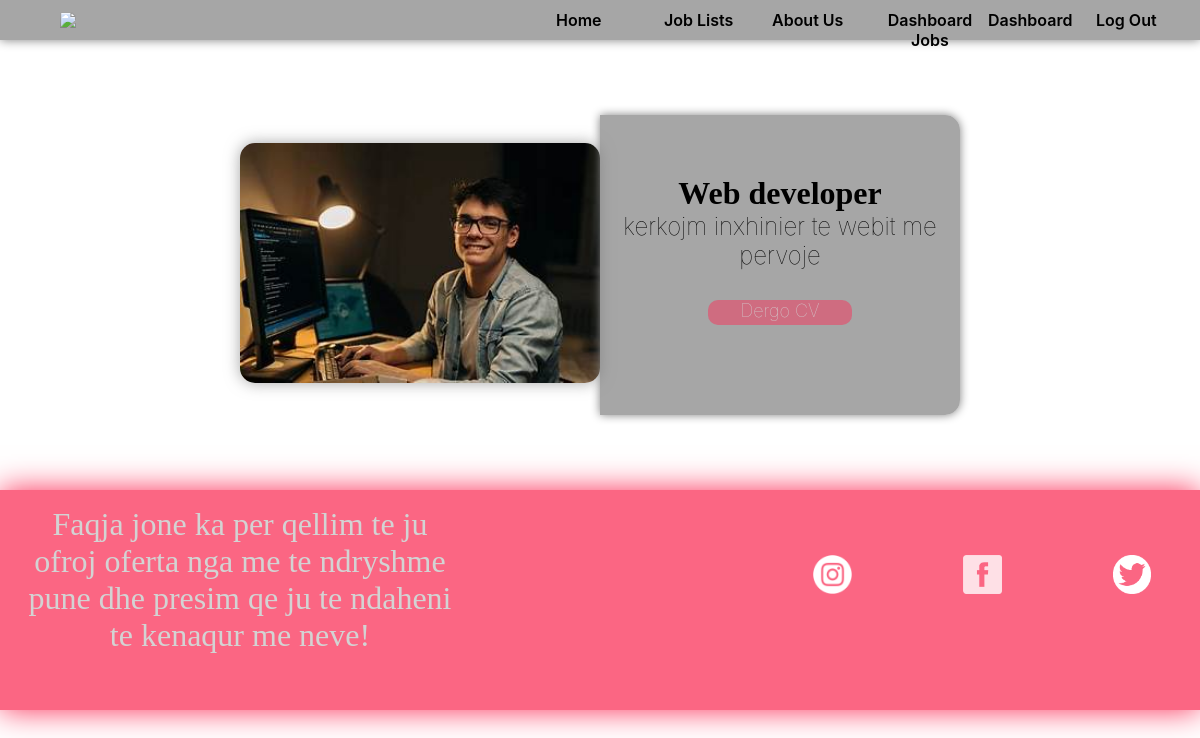
Page /Presantation/detailedjob.php?pid=1 (signed in) on the committed database.
### tables this page shows
CREATE TABLE `puna` (
  `puna_id` int(255) NOT NULL,
  `emripuna` varchar(255) NOT NULL,
  `pershkrimi` varchar(255) NOT NULL,
  `fotoprod` varchar(255) NOT NULL
);

### DataAccessLayer/Database.php (called while the page is built, shortened)
<?php
class DatabaseConfig{
    private $connection;
    private $host = "localhost";
    private $dbname = "tin";
    protected function getConnection(){
        return $this->connection;
    }
    private function createConnection(){
        try{
            $this->connection = new PDO("mysql:host=$this->host;dbname=$this->dbname", "root", "");
        }catch(PDOException $e){
            print "Error!: " . $e->getMessage() . "<br/>";
            die();
        }
    }
}

### BussinessLogicLayer/JobMapper.php (called while the page is built, shortened)
<?php
require_once "Database.php";
class JobMapper extends DatabaseConfig implements JobRepository {
    private $connection;
    public function __construct(){
        $this->connection = $this->getConnection();
    }
    public function getJobById($job_id){
        $this->query = "select * from puna where puna_id=:puna_id";
        $statement = $this->connection->prepare($this->query);
        $statement->bindParam("puna_id",$job_id );
        $statement->execute();
        $result = $statement->fetch(PDO::FETCH_ASSOC);
        return $result;
    }
}
?>

### Presantation/detailedjob.php (the view, shortened to what this page needs)
<?php
    include 'components/header.php';
    include_once 'logic/JobMapper.php';
    $mapper = new JobMapper();
    $pid=$_GET['pid'];
    $puna = $mapper->getJobById($pid);
?>
        <?php
        if(isset($_SESSION['is_logged_in']) && $_SESSION['is_logged_in'] == 1) {
        ?>
            <div class="kkk2">
                <div class="nesepo2">
                    <img src="<?= $puna['fotoprod']?>">
                </div>
                <div class="nesepo">
                    <h1> <?= $puna['emripuna']?></h1>
                    <h3><?= $puna['pershkrimi']?></h3>
                    <a href="https://www.instagram.com/tincustoms/?hl=en">Dergo CV</a>
                </div>
            </div>
        <?php }?>
 <?php include 'components/footer.php'?>

### Presantation/style.css (style rules this page uses)
* { padding: 0; margin: 0; }
body { background-image: url("../images/background1.jpg"); }
.nesepo { display: flex; flex-direction: column; justify-content: center; width: 30%; height: 300px; background-color: rgba(128, 128, 128, 0.7); box-shadow: 0 0 10px rgba(128, 128, 128) ; align-items: center; border-top-right-radius: 15px; border-bottom-right-radius: 15px; }
.nesepo a { width: 40%; height: 25px; text-align: center; text-decoration: none; margin-top: 30px; margin-bottom: 30px; border: none; font-family:-apple-system, BlinkMacSystemFont, 'Segoe UI', Roboto, Oxygen, Ubuntu, Cantarell, 'Open Sans', 'Helvetica Neue', sans-serif; font-size: large; font-weight: lighter; background-color: #fa2b5479; border-radius: 10px; color:rgba(211, 211, 211); }
.nesepo2 { width: 30%; }
.nesepo2 img { width: 100%; border-radius: 15px; box-shadow: 0 0 15px rgba(128, 128, 128, 0.7); }
.kkk2 { width: 100%; height: 450px; display: flex; align-items: center; justify-content: center; }
.kkk2 h3 { text-align: center; font-size: x-large; color: white; font-family:-apple-system, BlinkMacSystemFont, 'Segoe UI', Roboto, Oxygen, Ubuntu, Cantarell, 'Open Sans', 'Helvetica Neue', sans-serif; font-weight: lighter; color: black; }

### rows in the picture
puna: fotoprod (picture), emripuna "Web developer", pershkrimi "kerkojm inxhinier te webit me pervoje"
